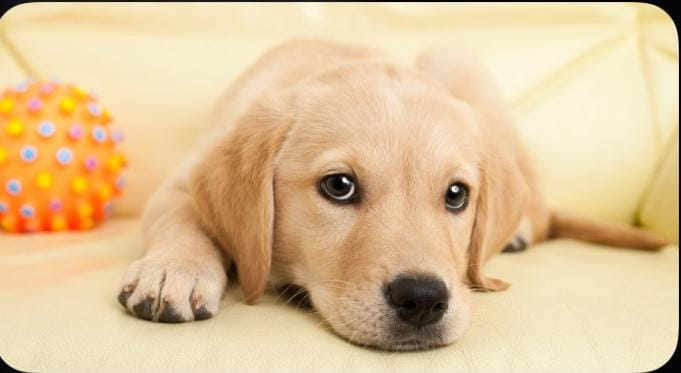
#> input picture Chapter 21/Dog1.jpg, 681 x 373 px
$ python 'edit Image in Python.py'
#> lines starting #> are read from the running program, lines starting #| are printed output that depends on the picture
# installation of pillow library
# change the image extension
# resize image files
# resize multiple images using for loop
# Sharpness
# Brightess
# Color
# Contrast
# Image blur , GaussianBlur

from PIL import Image, ImageEnhance, ImageFilter
import os
os.getcwd()
os.chdir("H:\\Python\\Chapter 21")
os.makedirs("Updated photo")

# change the image extension
image1 = Image.open('Dog1.jpg')
#> image1 is the input picture: PIL image 681x373 RGB; mean R, G, B 224, 195.1, 152.9
image1.save('Updated photo\\Dog1.jpeg')
image1.save("Updated photo\\Dog1.pdf")
image1.show()

# resize image files
max_size =(250,250)
image1.thumbnail(max_size)
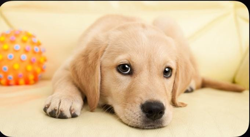
#> image1: PIL image 250x137 RGB; mean R, G, B 224.1, 195.2, 153
image1.save('Updated photo\\dog1small_size.jpg')


for item in os.listdir():
    if item.endswith('.jpg'):
        img1 = Image.open(item)
        filename,extension = os.path.splitext(item)
        img1.save(f'Updated photo\\{filename}.png')

# Sharpness
from PIL import ImageEnhance
image1 = Image.open('Dog1.jpg')
enhancer = ImageEnhance.Sharpness(image1)
enhancer.enhance(5).save('Updated photo\\dog1edited_Sharpness.jpg')
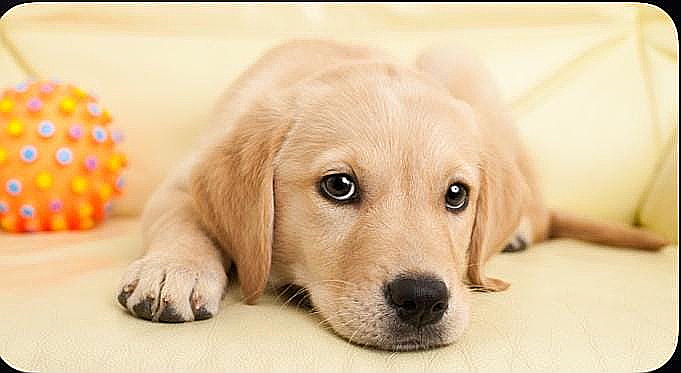
#> saved as dog1edited_Sharpness.jpg: PIL image 681x373 RGB; mean R, G, B 224, 195.3, 153.2
# 0 : blurry
# 1: original image
# 2 : image with increased sharpness and more than 2 increase shapness with number


# -------color ---------
img1 = Image.open('dog1.jpg')
enhancer = ImageEnhance.Color(img1)
enhancer.enhance(2).save('Updated photo\\dog1edited_color.jpg')
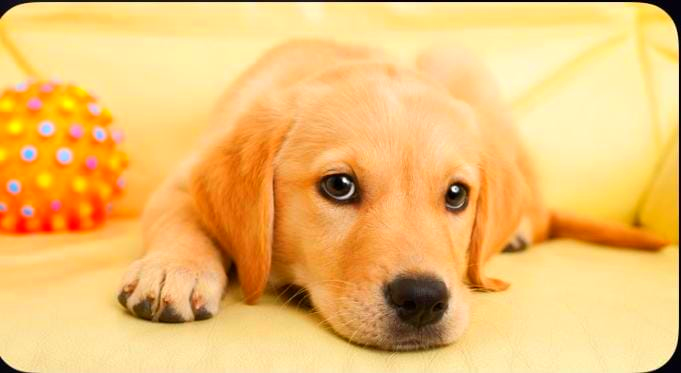
#> saved as dog1edited_color.jpg: PIL image 681x373 RGB; mean R, G, B 239.8, 191.3, 111.3
# 0 : black and white
# 1: original image
# 2 : image with increased colours and more than 2 increase shapness with number


# --------brightness -----------
img1 = Image.open('dog1.jpg')
enhancer = ImageEnhance.Brightness(img1)
enhancer.enhance(1.5).save('Updated photo\\dog1edited_Brightness.jpg')
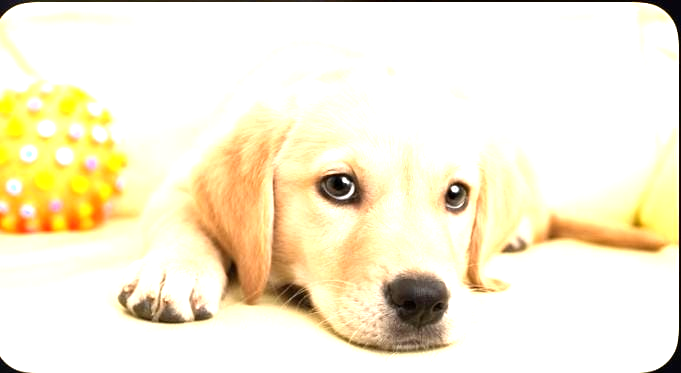
#> saved as dog1edited_Brightness.jpg: PIL image 681x373 RGB; mean R, G, B 245.6, 237.6, 211.8
# 0 : black
# 1: original image
# 2 : image with increased brightness and more than 2 increase shapness with number


img1 = Image.open('dog1.jpg')
enhancer = ImageEnhance.Contrast(img1)
enhancer.enhance(1.5).save('Updated photo\\dog1edited_contrast.jpg')
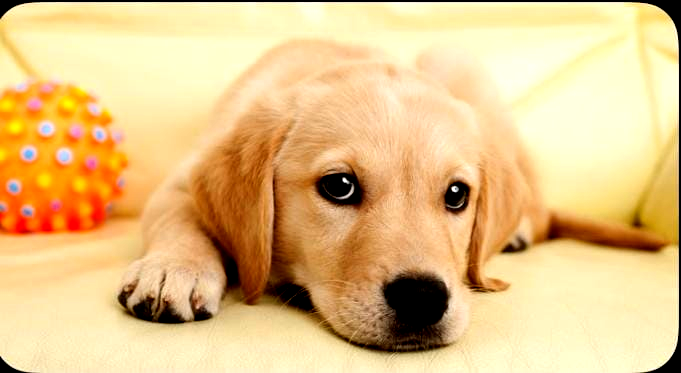
#> saved as dog1edited_contrast.jpg: PIL image 681x373 RGB; mean R, G, B 229.3, 194.2, 134.7

# image blur
from PIL import ImageFilter
img1.filter(ImageFilter.GaussianBlur(radius=4)).save('Updated photo\\dog1edited_blur.jpg')
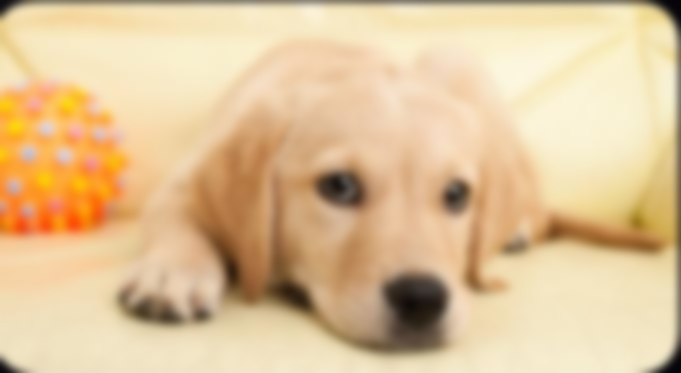
#> saved as dog1edited_blur.jpg: PIL image 681x373 RGB; mean R, G, B 223.7, 194.8, 152.6


'''
import shutil
shutil.rmtree("H:/Python/Chapter 21/Updated photo")
'''
